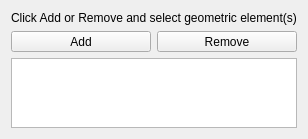
<?xml version="1.0" encoding="UTF-8"?>
<ui version="4.0">
 <class>TaskFemConstraintRoller</class>
 <widget class="QWidget" name="TaskFemConstraintRoller">
  <property name="geometry">
   <rect>
    <x>0</x>
    <y>0</y>
    <width>300</width>
    <height>137</height>
   </rect>
  </property>
  <property name="windowTitle">
   <string notr="true">Form</string>
  </property>
  <layout class="QVBoxLayout" name="verticalLayout">
   <item>
    <widget class="QLabel" name="lbl_info">
     <property name="text">
      <string>Click Add or Remove and select geometric element(s)</string>
     </property>
    </widget>
   </item>
   <item>
    <layout class="QHBoxLayout" name="hLayout1">
     <item>
      <widget class="QToolButton" name="btnAdd">
       <property name="sizePolicy">
        <sizepolicy hsizetype="Expanding" vsizetype="Fixed">
         <horstretch>0</horstretch>
         <verstretch>0</verstretch>
        </sizepolicy>
       </property>
       <property name="text">
        <string>Add</string>
       </property>
       <property name="checkable">
        <bool>true</bool>
       </property>
      </widget>
     </item>
     <item>
      <widget class="QToolButton" name="btnRemove">
       <property name="sizePolicy">
        <sizepolicy hsizetype="Expanding" vsizetype="Fixed">
         <horstretch>0</horstretch>
         <verstretch>0</verstretch>
        </sizepolicy>
       </property>
       <property name="text">
        <string>Remove</string>
       </property>
       <property name="checkable">
        <bool>true</bool>
       </property>
      </widget>
     </item>
    </layout>
   </item>
   <item>
    <widget class="QListWidget" name="lw_references"/>
   </item>
  </layout>
 </widget>
 <resources/>
 <connections/>
</ui>
